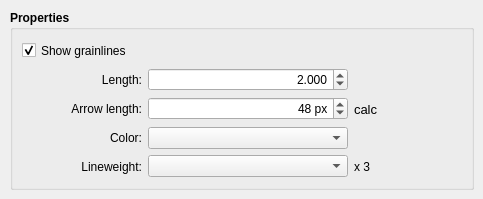
     <widget class="QWidget" name="grainlines_Tab">
      <property name="sizePolicy">
       <sizepolicy hsizetype="Expanding" vsizetype="Preferred">
        <horstretch>0</horstretch>
        <verstretch>0</verstretch>
       </sizepolicy>
      </property>
      <attribute name="title">
       <string>Grainlines</string>
      </attribute>
      <widget class="QGroupBox" name="grainlineProperties_GroupBox">
       <property name="geometry">
        <rect>
         <x>10</x>
         <y>10</y>
         <width>464</width>
         <height>180</height>
        </rect>
       </property>
       <property name="sizePolicy">
        <sizepolicy hsizetype="Expanding" vsizetype="Preferred">
         <horstretch>0</horstretch>
         <verstretch>0</verstretch>
        </sizepolicy>
       </property>
       <property name="minimumSize">
        <size>
         <width>0</width>
         <height>180</height>
        </size>
       </property>
       <property name="maximumSize">
        <size>
         <width>16777215</width>
         <height>16777215</height>
        </size>
       </property>
       <property name="font">
        <font>
         <pointsize>9</pointsize>
         <bold>true</bold>
        </font>
       </property>
       <property name="title">
        <string>Properties</string>
       </property>
       <layout class="QVBoxLayout" name="verticalLayout_14">
        <item>
         <layout class="QHBoxLayout" name="horizontalLayout_4">
          <item>
           <widget class="QCheckBox" name="showGrainlines_CheckBox">
            <property name="sizePolicy">
             <sizepolicy hsizetype="Preferred" vsizetype="Preferred">
              <horstretch>0</horstretch>
              <verstretch>0</verstretch>
             </sizepolicy>
            </property>
            <property name="font">
             <font>
              <pointsize>9</pointsize>
              <bold>false</bold>
             </font>
            </property>
            <property name="toolTip">
             <string>By default forbid flipping for all new created workpieces</string>
            </property>
            <property name="text">
             <string>Show grainlines</string>
            </property>
            <property name="checked">
             <bool>true</bool>
            </property>
           </widget>
          </item>
          <item>
           <spacer name="horizontalSpacer_27">
            <property name="orientation">
             <enum>Qt::Horizontal</enum>
            </property>
            <property name="sizeHint" stdset="0">
             <size>
              <width>40</width>
              <height>20</height>
             </size>
            </property>
           </spacer>
          </item>
         </layout>
        </item>
        <item>
         <layout class="QHBoxLayout" name="length_horizontalLayout">
          <item>
           <widget class="QLabel" name="grainlineLength_Label">
            <property name="sizePolicy">
             <sizepolicy hsizetype="Preferred" vsizetype="Preferred">
              <horstretch>0</horstretch>
              <verstretch>0</verstretch>
             </sizepolicy>
            </property>
            <property name="minimumSize">
             <size>
              <width>120</width>
              <height>0</height>
             </size>
            </property>
            <property name="maximumSize">
             <size>
              <width>120</width>
              <height>16777215</height>
             </size>
            </property>
            <property name="font">
             <font>
              <pointsize>9</pointsize>
              <bold>false</bold>
             </font>
            </property>
            <property name="text">
             <string>Length:</string>
            </property>
            <property name="alignment">
             <set>Qt::AlignRight|Qt::AlignTrailing|Qt::AlignVCenter</set>
            </property>
           </widget>
          </item>
          <item>
           <widget class="QDoubleSpinBox" name="defaultGrainlineLength_DoubleSpinBox">
            <property name="sizePolicy">
             <sizepolicy hsizetype="Preferred" vsizetype="Fixed">
              <horstretch>0</horstretch>
              <verstretch>0</verstretch>
             </sizepolicy>
            </property>
            <property name="minimumSize">
             <size>
              <width>200</width>
              <height>20</height>
             </size>
            </property>
            <property name="maximumSize">
             <size>
              <width>16777215</width>
              <height>16777215</height>
             </size>
            </property>
            <property name="font">
             <font>
              <pointsize>9</pointsize>
              <bold>false</bold>
             </font>
            </property>
            <property name="styleSheet">
             <string notr="true"/>
            </property>
            <property name="alignment">
             <set>Qt::AlignRight|Qt::AlignTrailing|Qt::AlignVCenter</set>
            </property>
            <property name="decimals">
             <number>3</number>
            </property>
            <property name="minimum">
             <double>1.000000000000000</double>
            </property>
            <property name="maximum">
             <double>40.000000000000000</double>
            </property>
            <property name="singleStep">
             <double>0.100000000000000</double>
            </property>
            <property name="value">
             <double>2.000000000000000</double>
            </property>
           </widget>
          </item>
          <item>
           <spacer name="horizontalSpacer_24">
            <property name="orientation">
             <enum>Qt::Horizontal</enum>
            </property>
            <property name="sizeHint" stdset="0">
             <size>
              <width>58</width>
              <height>17</height>
             </size>
            </property>
           </spacer>
          </item>
         </layout>
        </item>
        <item>
         <layout class="QHBoxLayout" name="arrowLength_horizontalLayout">
          <item>
           <widget class="QLabel" name="defaultArrowLength_Label">
            <property name="minimumSize">
             <size>
              <width>120</width>
              <height>0</height>
             </size>
            </property>
            <property name="maximumSize">
             <size>
              <width>120</width>
              <height>16777215</height>
             </size>
            </property>
            <property name="font">
             <font>
              <pointsize>9</pointsize>
              <bold>false</bold>
             </font>
            </property>
            <property name="text">
             <string>Arrow length:</string>
            </property>
            <property name="alignment">
             <set>Qt::AlignRight|Qt::AlignTrailing|Qt::AlignVCenter</set>
            </property>
           </widget>
          </item>
          <item>
           <widget class="QDoubleSpinBox" name="defaultArrowLength_DoubleSpinBox">
            <property name="sizePolicy">
             <sizepolicy hsizetype="Preferred" vsizetype="Fixed">
              <horstretch>0</horstretch>
              <verstretch>0</verstretch>
             </sizepolicy>
            </property>
            <property name="minimumSize">
             <size>
              <width>200</width>
              <height>20</height>
             </size>
            </property>
            <property name="font">
             <font>
              <pointsize>9</pointsize>
              <bold>false</bold>
             </font>
            </property>
            <property name="styleSheet">
             <string notr="true"/>
            </property>
            <property name="alignment">
             <set>Qt::AlignRight|Qt::AlignTrailing|Qt::AlignVCenter</set>
            </property>
            <property name="suffix">
             <string> px</string>
            </property>
            <property name="decimals">
             <number>0</number>
            </property>
            <property name="minimum">
             <double>18.000000000000000</double>
            </property>
            <property name="maximum">
             <double>200.000000000000000</double>
            </property>
            <property name="value">
             <double>48.000000000000000</double>
            </property>
           </widget>
          </item>
          <item>
           <widget class="QLabel" name="arrowlengthCalc_Label">
            <property name="font">
             <font>
              <pointsize>10</pointsize>
              <bold>false</bold>
             </font>
            </property>
            <property name="text">
             <string notr="true">calc</string>
            </property>
           </widget>
          </item>
          <item>
           <spacer name="horizontalSpacer">
            <property name="orientation">
             <enum>Qt::Horizontal</enum>
            </property>
            <property name="sizeHint" stdset="0">
             <size>
              <width>40</width>
              <height>20</height>
             </size>
            </property>
           </spacer>
          </item>
         </layout>
        </item>
        <item>
         <layout class="QHBoxLayout" name="color_horizontalLayout">
          <item>
           <widget class="QLabel" name="grainlineColor_Label">
            <property name="minimumSize">
             <size>
              <width>120</width>
              <height>0</height>
             </size>
            </property>
            <property name="maximumSize">
             <size>
              <width>120</width>
              <height>16777215</height>
             </size>
            </property>
            <property name="font">
             <font>
              <pointsize>9</pointsize>
              <bold>false</bold>
             </font>
            </property>
            <property name="text">
             <string>Color:</string>
            </property>
            <property name="alignment">
             <set>Qt::AlignRight|Qt::AlignTrailing|Qt::AlignVCenter</set>
            </property>
           </widget>
          </item>
          <item>
           <widget class="ColorComboBox" name="defaultGrainlineColor_ComboBox">
            <property name="sizePolicy">
             <sizepolicy hsizetype="Preferred" vsizetype="Fixed">
              <horstretch>0</horstretch>
              <verstretch>0</verstretch>
             </sizepolicy>
            </property>
            <property name="minimumSize">
             <size>
              <width>200</width>
              <height>20</height>
             </size>
            </property>
            <property name="font">
             <font>
              <pointsize>9</pointsize>
              <bold>false</bold>
             </font>
            </property>
            <property name="styleSheet">
             <string notr="true"/>
            </property>
           </widget>
          </item>
          <item>
           <spacer name="horizontalSpacer_21">
            <property name="orientation">
             <enum>Qt::Horizontal</enum>
            </property>
            <property name="sizeHint" stdset="0">
             <size>
              <width>160</width>
              <height>15</height>
             </size>
            </property>
           </spacer>
          </item>
         </layout>
        </item>
        <item>
         <layout class="QHBoxLayout" name="lineweight_horizontalLayout">
          <item>
           <widget class="QLabel" name="grainlinelLineweight_Label">
            <property name="minimumSize">
             <size>
              <width>120</width>
              <height>0</height>
             </size>
            </property>
            <property name="maximumSize">
             <size>
              <width>120</width>
              <height>16777215</height>
             </size>
            </property>
            <property name="font">
             <font>
              <pointsize>9</pointsize>
              <bold>false</bold>
             </font>
            </property>
            <property name="text">
             <string>Lineweight:</string>
            </property>
            <property name="alignment">
             <set>Qt::AlignRight|Qt::AlignTrailing|Qt::AlignVCenter</set>
            </property>
           </widget>
          </item>
          <item>
           <widget class="LineWeightComboBox" name="defaultGrainlineLineweight_ComboBox">
            <property name="sizePolicy">
             <sizepolicy hsizetype="Preferred" vsizetype="Fixed">
              <horstretch>0</horstretch>
              <verstretch>0</verstretch>
             </sizepolicy>
            </property>
            <property name="minimumSize">
             <size>
              <width>200</width>
              <height>20</height>
             </size>
            </property>
            <property name="maximumSize">
             <size>
              <width>16777215</width>
              <height>16777215</height>
             </size>
            </property>
            <property name="font">
             <font>
              <pointsize>9</pointsize>
              <bold>false</bold>
             </font>
            </property>
            <property name="styleSheet">
             <string notr="true"/>
            </property>
           </widget>
          </item>
          <item>
           <widget class="QLabel" name="label_2">
            <property name="font">
             <font>
              <pointsize>9</pointsize>
              <bold>false</bold>
             </font>
            </property>
            <property name="text">
             <string>x 3</string>
            </property>
           </widget>
          </item>
          <item>
           <spacer name="horizontalSpacer_22">
            <property name="orientation">
             <enum>Qt::Horizontal</enum>
            </property>
            <property name="sizeHint" stdset="0">
             <size>
              <width>40</width>
              <height>20</height>
             </size>
            </property>
           </spacer>
          </item>
         </layout>
        </item>
       </layout>
      </widget>
     </widget>
